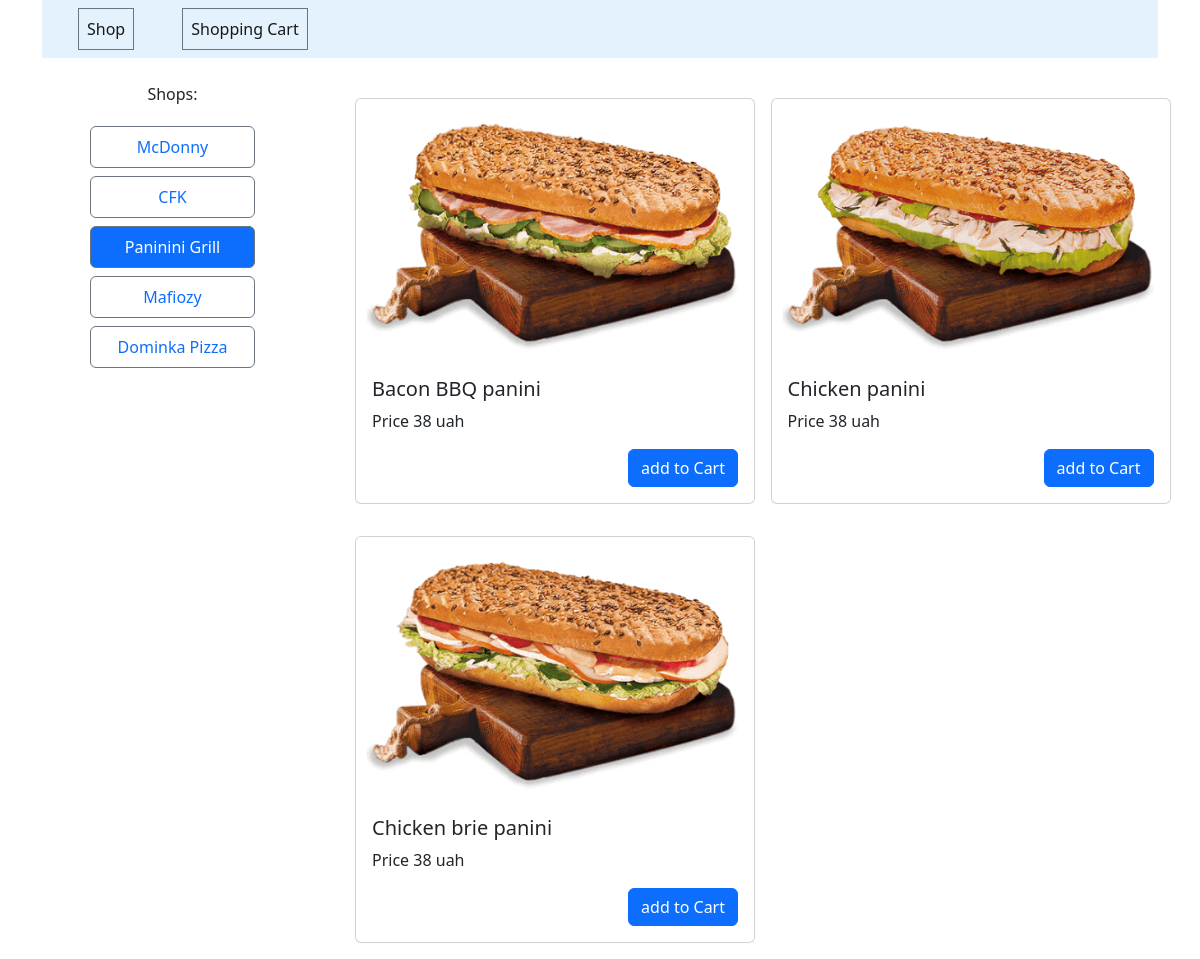
The page /shops.php?id=3 on the database its author committed.
### tables this page shows
CREATE TABLE `shops` (
  `id` int(11) NOT NULL,
  `title` varchar(255) NOT NULL
);

CREATE TABLE `food` (
  `id` int(11) NOT NULL,
  `title` varchar(255) NOT NULL,
  `shop_id` int(11) NOT NULL,
  `image` varchar(255) NOT NULL,
  `price` float NOT NULL
);

### parts/food_card.php (the view)
<div class="col-6">
    <div class="card m-3" style="width: 25rem;">
        <div class="col m-2">
            <img src="<?php echo $row['image'] ?>" class="card-img-top" style="border-radius: 10px;" alt="food">
        </div>
        <div class="card-body">
            <h5 class="card-title"><?php echo $row['title'] ?></h5>
            <p class="card-text">Price <?php echo $row['price'] ?> uah</p>
            <button href="#" class="btn btn-primary float-end" onclick="addToCart(this)" data-id="<?php echo $row['id'] ?>" data-title="<?php echo $row['title'] ?>" data-image="<?php echo $row['image'] ?>" data-price="<?php echo $row['price'] ?>">add to Cart</button>
        </div>
    </div>
</div>

### parts/shop_nav.php
<div class="col-3">
    <div class="row text-center mx-5">
        <p style="cursor: default">Shops:</p>
    </div>
    <div class="nav flex-column nav-pills mx-5" id="v-pills-tab" role="tablist" aria-orientation="vertical">
        <?php
            $sql = "SELECT * FROM shops";
            $result = $conn->query($sql);
            while ($row = mysqli_fetch_assoc($result)) {
                if(isset($_GET['id']) && $_GET['id'] == $row['id']){
                    $status_btn = "active";
                } else {
                    $status_btn = "";
                }
                ?>
                    <a class="nav-link my-1 text-center border border-secondary <?php echo $status_btn ?>" href="/shops.php?id=<?php echo $row['id'] ?>"><?php echo $row['title'] ?></a>
                <?php
            }
        ?>
    </div>
</div>
<div class="col-9">
    <div class="container">

### shops.php
<?php
include $_SERVER['DOCUMENT_ROOT'] . '/configs/db.php';
include $_SERVER['DOCUMENT_ROOT'] . '/parts/header.php';
include $_SERVER['DOCUMENT_ROOT'] . '/parts/shop_nav.php';
?>
<div class="row">
    <?php
        $sql = "SELECT id, title, image, price FROM food WHERE shop_id=" . $_GET['id'];
        $result = $conn->query($sql);
        while ($row = mysqli_fetch_assoc($result)) {
            include $_SERVER['DOCUMENT_ROOT'] . '/parts/food_card.php';
        }
    ?>
</div>
<?php
include $_SERVER['DOCUMENT_ROOT'] . '/parts/footer.php';
?>

### rows shown on the page
shops: title "McDonny"
shops: title "CFK"
shops: title "Paninini Grill"
shops: title "Mafiozy"
shops: title "Dominka Pizza"
food: image (picture), title "Bacon BBQ panini", price "38"
food: image (picture), title "Chicken panini", price "38"
food: image (picture), title "Chicken brie panini", price "38"
